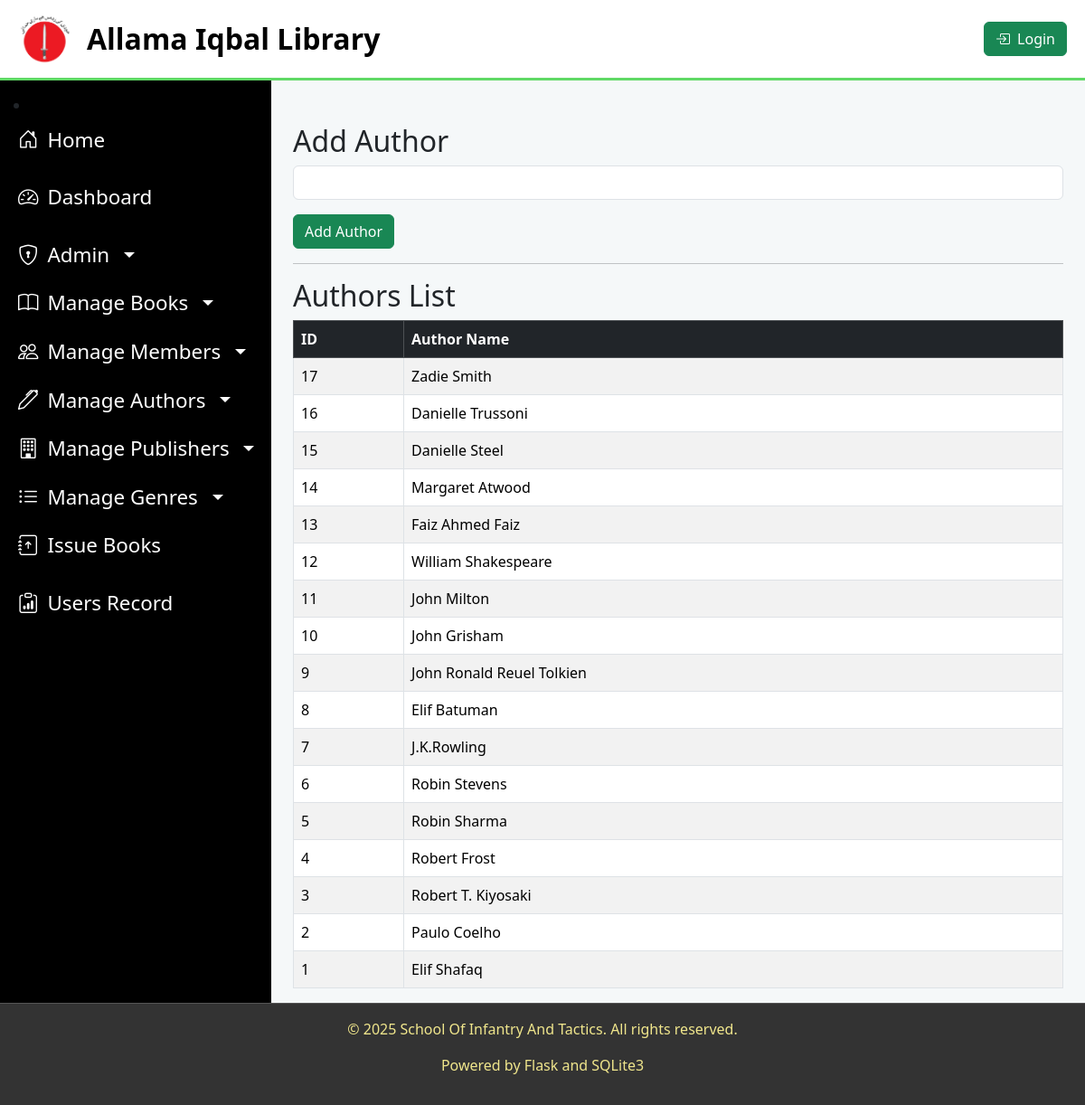
/add_author, run on the app's committed database.
### tables this page shows
CREATE TABLE authors(
            author_id INTEGER PRIMARY KEY AUTOINCREMENT,
            name TEXT NOT NULL      
          , is_deleted BOOLEAN DEFAULT 0);

### app.py (the view, shortened to what this page needs)
@app.route("/add_author", methods=['GET', 'POST'])
def add_author():
    conn = get_db_connection()
    c = conn.cursor()
    c.execute("SELECT * FROM authors ORDER BY author_id DESC")
    authors = c.fetchall()
    return render_template("add_update_author.html", authors=authors)

### helper.py (called while the page is built)
def get_db_connection():
    try:
        conn = sqlite3.connect('library.db')
        conn.row_factory = sqlite3.Row  # Enables accessing rows like dictionaries
        return conn
    except sqlite3.Error as e:
        return None

### templates/add_update_author.html
{% extends "layout.html" %}
{% block content %}
<div class="container mt-4">
    <h2>{% if author %}Update Author{% else %}Add Author{% endif %}</h2>
    <form action="{% if author %}/update_author/{{ author['author_id'] }}{% else %}/add_author{% endif %}" method="post">
        <div class="mb-3">
            <input type="text" id="name" name="name" class="form-control" value="{{ author['name'] if author else '' }}" required>
        </div>
        <button type="submit" class="btn btn-success">{% if author %}Update Author{% else %}Add Author{% endif %}</button>
    </form>
    <hr>
    <h2>Authors List</h2>
    <table class="table table-striped table-bordered">
        <thead class="table-dark">
            <tr>
                <th>ID</th>
                <th>Author Name</th>
            </tr>
        </thead>
        <tbody>
            {% if authors %}
                {% for author in authors %}
                <tr>
                    <td>{{ author['author_id'] }}</td>
                    <td>{{ author['name'] }}</td>
                </tr>
                {% endfor %}
            {% else %}
                <tr>
                    <td colspan="2" class="text-muted text-center">No authors available</td>
                </tr>
            {% endif %}
        </tbody>
    </table>
</div>
{% endblock %}

### templates/layout.html (style rules this page uses)
body { display: flex; flex-direction: column; min-height: 100vh; background-color: #f5f8f9; }

### data on the page
authors: author_id "17", name "Zadie Smith"
authors: author_id "16", name "Danielle Trussoni"
authors: author_id "15", name "Danielle Steel"
authors: author_id "14", name "Margaret Atwood"
authors: author_id "13", name "Faiz Ahmed Faiz"
authors: author_id "12", name "William Shakespeare"
authors: author_id "11", name "John Milton"
authors: author_id "10", name "John Grisham"
authors: author_id "9", name "John Ronald Reuel Tolkien"
authors: author_id "8", name "Elif Batuman"
authors: author_id "7", name "J.K.Rowling"
authors: author_id "6", name "Robin Stevens"
authors: author_id "5", name "Robin Sharma"
authors: author_id "4", name "Robert Frost"
authors: author_id "3", name "Robert T. Kiyosaki"
authors: author_id "2", name "Paulo Coelho"
authors: author_id "1", name "Elif Shafaq"
